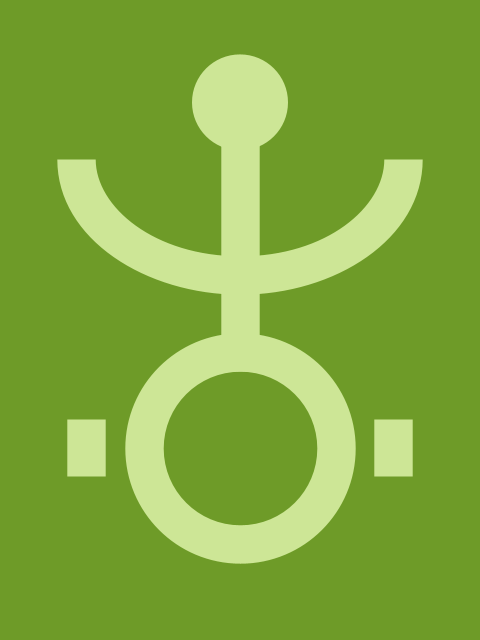
Frame 1 (no input)
Frame 2 (the mouse pressed at the canvas centre, redrawn once): identical to frame 1, image omitted

The Processing sketch that drew this single still picture (run headless with seeded random() and noise(); the mouse was pressed at the canvas centre and the sketch redrawn once):

// Processing sketch: signs
// ── signs.pde
// Manuale di Programmazione Cinematografica - Volume 4
// Daniele Olmisani, 2017

// Signs


final color PAPER = color(110, 155, 40);
final color INK = color(205, 230, 150);

void setup() {
  size(480, 640);
  noLoop();
}

void draw() {
  
 float s = 0.4 * min(width, height);
  
  translate(0.5*width, 0.7*height);
  
  background(PAPER);
  
  noFill();
  stroke(INK);
  strokeCap(SQUARE);
  strokeWeight(0.2*s);
  
  ellipse(0, 0, s, s);
  arc(0, -1.5*s, 1.7*s, 1.2*s, 0, PI);
  
  line(0, -0.4*s, 0, -1.8*s);
  
  line(-0.8*s, -0.15*s, -0.8*s, 0.15*s);
  line( 0.8*s, -0.15*s,  0.8*s, 0.15*s);
  
  noStroke();
  fill(INK);
  ellipse(0, -1.8*s, 0.5*s, 0.5*s);
  
  save("signs.png");
}
